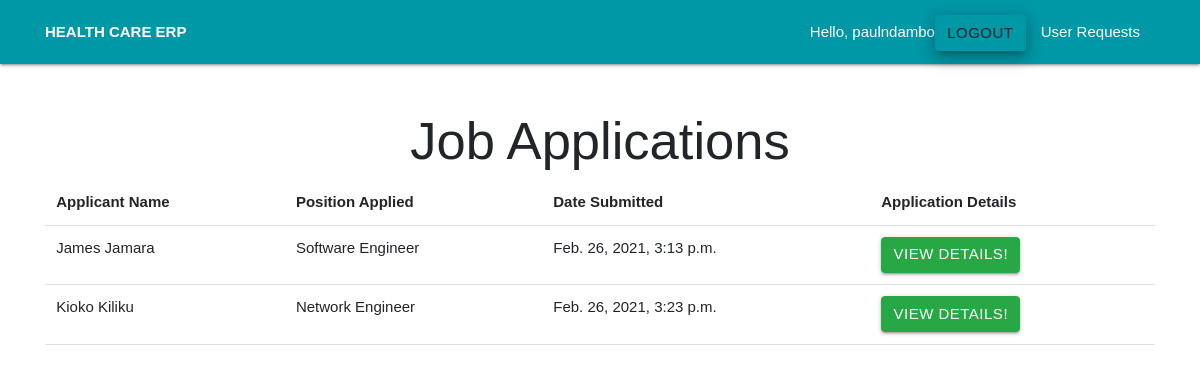
/HumanResource/job_applications/ (signed in), run on the app's committed database.
### HumanResource/models.py (models this page shows, shortened)
class JobApplication(models.Model):
    applicant_name = models.CharField(max_length=200)
    applicant_phone = models.CharField(max_length=200)
    applicant_email = models.EmailField()
    position = models.CharField(max_length=200)
    highest_education_level = models.CharField(max_length=200)
    education_specialization = models.CharField(verbose_name="Education Specialization", max_length=200)
    postal_code = models.CharField(max_length=200)
    zip_code = models.CharField(max_length=200)
    city = models.CharField(max_length=200)
    country = models.CharField(max_length=200)
    date_submitted = models.DateTimeField(default=timezone.now)
    class Meta:
        verbose_name = ("Job Application")
        verbose_name_plural = ("Job Applications")

### HumanResource/views.py (the view)
# urls.py: path("job_applications/", views.job_applications, name="job_applications"),
def job_applications(request):
    job_applications = JobApplication.objects.all()
    context = {
        "job_applications": job_applications
    }
    return render(request, "hr/job_applications.html", context)

### HumanResource/templates/hr/job_applications.html
{% extends "base_layout.html" %}
{% block heading %}
    <h1 class="display-4 text-center">Job Applications</h1>
{% endblock heading %}
 {% block content %}
 <table class="table table-borderless">
     <thead class="border-bottom font-weight-bold">
         <tr>
             <td>Applicant Name</td>
             <td>Position Applied</td>
             <td>Date Submitted</td>
             <td>Application Details</td>
         </tr>
     </thead>
     <tbody>
         {% for job_application in job_applications %}
            <tr>
                <td>{{ job_application.applicant_name }}</td>
                <td>{{ job_application.position }}</td>
                <td>{{ job_application.date_submitted }}</td>
                <td><a href="{% url 'job_application_details' job_application.id %}" class="btn btn-success">View Details!</a></td>
            </tr>
         {% endfor %}
     </tbody>
 </table>
{% endblock %}

### templates/base_layout.html (shortened to what this page needs)
{% load static from static %}
<!DOCTYPE html>
<html>
<head>
    <link rel="stylesheet" href="https://cdnjs.cloudflare.com/ajax/libs/materialize/1.0.0/css/materialize.min.css">
    <link rel="stylesheet" href="{% static 'css/styles.css' %}">
    <link rel="stylesheet" href="{% static 'css/materialize.min.css' %}">
    <link rel="stylesheet" href="{% static 'css/bootstrap/bootstrap.css' %}">
    <link rel="stylesheet" href="{% static 'css/bootstrap/bootstrap.min.css' %}">
    <link rel="stylesheet" href="{% static 'css/bootstrap/bootstrap-grid.css' %}">
    <link rel="stylesheet" href="{% static 'css/bootstrap/bootstrap-reboot.css' %}">
    <link rel="stylesheet" href="{% static 'css/font-awesome/font-awesome.css' %}">
    <link rel="stylesheet" href="{% static 'css/font-awesome/brand.css' %}">
    <link rel="stylesheet" href="{% static 'css/font-awesome/solid.css' %}">
    <link rel="stylesheet" href="{% static 'css/custom/auth.css' %}">
</head>
<body>
    <header class="wrapper">
        <nav class="cyan darken-2">
            <div class="nav-wrapper container">
                <a href="/"> <b>HEALTH CARE ERP</b></a>
                <ul id="nav-mobile" class="right">
                    {% if user.is_authenticated %}
                    <li>Hello, {{ request.user.username }} </li>
                    <li>
                        <form class="logout-link" action="{% url 'accounts:logout' %}" method="post">
                            <button class="btn z-depth-3" type="submit">Logout</button>
                        </form>
                    </li>
                    {% if user.is_superuser %}
                    <li><a href="{% url 'accounts:requests' %}">User Requests</a></li>
                    {% endif %}
                    {% else %}
                    <li><a href="{% url 'accounts:login' %}">Login</a></li>
                    <li><a href="{% url 'accounts:signup' %}">Signup</a></li>
                    {% endif %}
                </ul>
            </div>
        </nav>
    </header>
    <div class="wrapper container mt-5">
        {% block heading %}
        {% endblock heading %}
        {% block content %}
        {% endblock %}
    </div>
</body>
</html>

### static/css/custom/auth.css (style rules this page uses)
* { margin: 0; padding: 0; font-family: sans-serif; }

### data on the page
JobApplication: applicant_name "James Jamara", position "Software Engineer", date_submitted "Feb. 26, 2021, 3:13 p.m."
JobApplication: applicant_name "Kioko Kiliku", position "Network Engineer", date_submitted "Feb. 26, 2021, 3:23 p.m."

### other printed values
{{ request.user.username }} "paulndambo"
